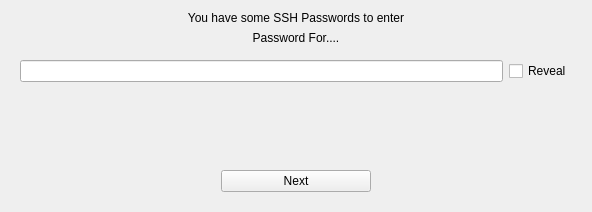
<?xml version="1.0" encoding="UTF-8"?>
<ui version="4.0">
 <class>GetPasswordsWindow</class>
 <widget class="QWidget" name="GetPasswordsWindow">
  <property name="geometry">
   <rect>
    <x>0</x>
    <y>0</y>
    <width>592</width>
    <height>212</height>
   </rect>
  </property>
  <property name="windowTitle">
   <string>Enter SSH Passwords</string>
  </property>
  <layout class="QVBoxLayout" name="verticalLayout">
   <item>
    <widget class="QLabel" name="topLabel">
     <property name="text">
      <string>You have some SSH Passwords to enter</string>
     </property>
     <property name="alignment">
      <set>Qt::AlignCenter</set>
     </property>
    </widget>
   </item>
   <item>
    <widget class="QLabel" name="fileNameLabel">
     <property name="text">
      <string>Password For....</string>
     </property>
     <property name="alignment">
      <set>Qt::AlignCenter</set>
     </property>
    </widget>
   </item>
   <item>
    <widget class="QWidget" name="entryRow" native="true">
     <layout class="QHBoxLayout" name="horizontalLayout">
      <item>
       <widget class="QLineEdit" name="passwordTF"/>
      </item>
      <item>
       <widget class="QCheckBox" name="revealCB">
        <property name="text">
         <string>Reveal</string>
        </property>
       </widget>
      </item>
     </layout>
    </widget>
   </item>
   <item>
    <spacer name="verticalSpacer">
     <property name="orientation">
      <enum>Qt::Vertical</enum>
     </property>
     <property name="sizeHint" stdset="0">
      <size>
       <width>20</width>
       <height>25</height>
      </size>
     </property>
    </spacer>
   </item>
   <item>
    <widget class="QWidget" name="buttonsRow" native="true">
     <layout class="QHBoxLayout" name="horizontalLayout_2">
      <item>
       <spacer name="horizontalSpacer">
        <property name="orientation">
         <enum>Qt::Horizontal</enum>
        </property>
        <property name="sizeHint" stdset="0">
         <size>
          <width>186</width>
          <height>20</height>
         </size>
        </property>
       </spacer>
      </item>
      <item>
       <widget class="QPushButton" name="nextBtn">
        <property name="minimumSize">
         <size>
          <width>150</width>
          <height>0</height>
         </size>
        </property>
        <property name="text">
         <string>Next</string>
        </property>
       </widget>
      </item>
      <item>
       <spacer name="horizontalSpacer_2">
        <property name="orientation">
         <enum>Qt::Horizontal</enum>
        </property>
        <property name="sizeHint" stdset="0">
         <size>
          <width>186</width>
          <height>20</height>
         </size>
        </property>
       </spacer>
      </item>
     </layout>
    </widget>
   </item>
  </layout>
 </widget>
 <resources/>
 <connections/>
</ui>
